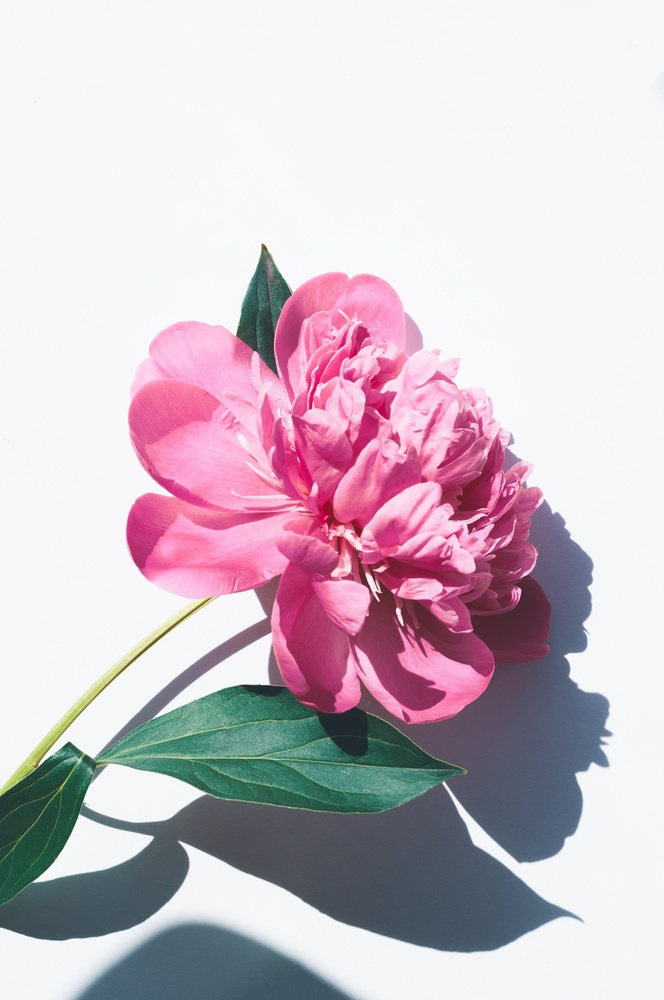
#> input picture Prak8/flower.jpg, 664 x 1000 px, shrunk from 2848 x 4288 before the run
$ python tugas-no7.py
#> lines starting #> are read from the running program, lines starting #| are printed output that depends on the picture
import cv2
import numpy as np
import matplotlib.pyplot as plt

img = cv2.imread("flower.jpg", 0)
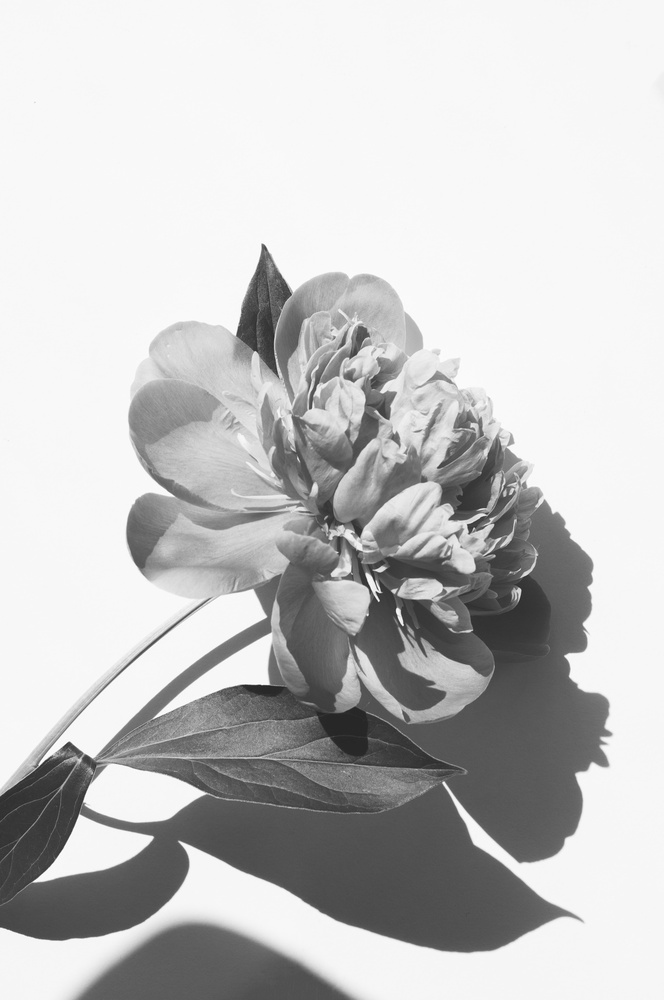
#> img: shape (1000, 664); min 33, max 255, mean 195.9

kernel1 = np.ones([5, 5], np.float32) / 25
img_blur = cv2.filter2D(img, -1, kernel1)

kernel2a = np.array([[1, 0, -1], [2, 0, -2], [1, 0, -1]])
kernel2b = np.transpose(kernel2a)
kernel2 = kernel2a + kernel2b
img_edge = 0.5 * cv2.filter2D(img, -1, kernel2)
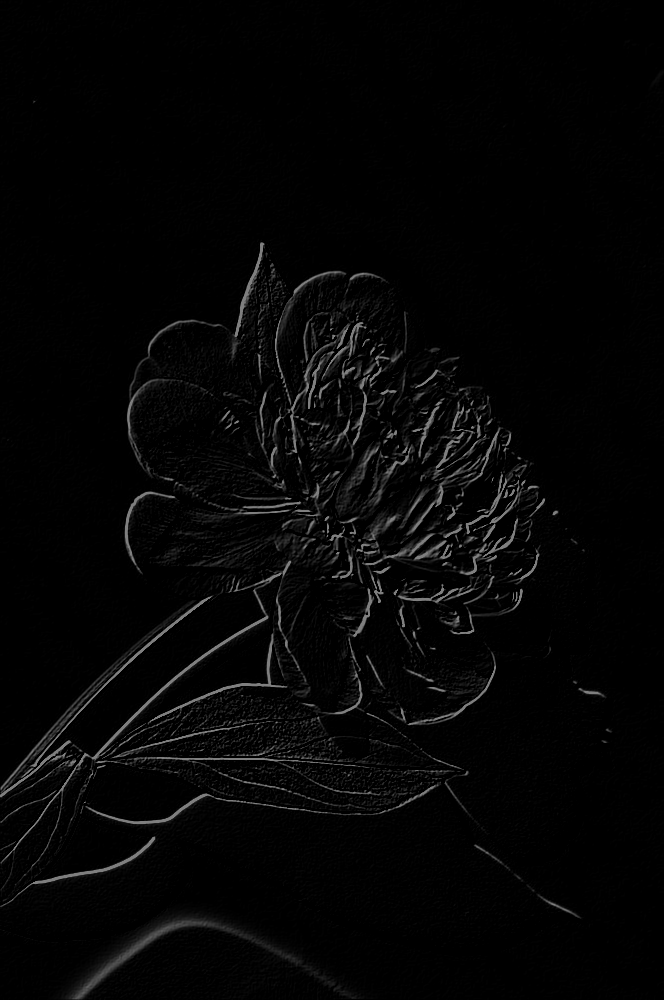
#> img_edge: shape (1000, 664) float64; min 0, max 127.5, mean 5.2
img_edge = np.uint8(img_edge)

img_sharp = cv2.add(img_blur, img_edge)
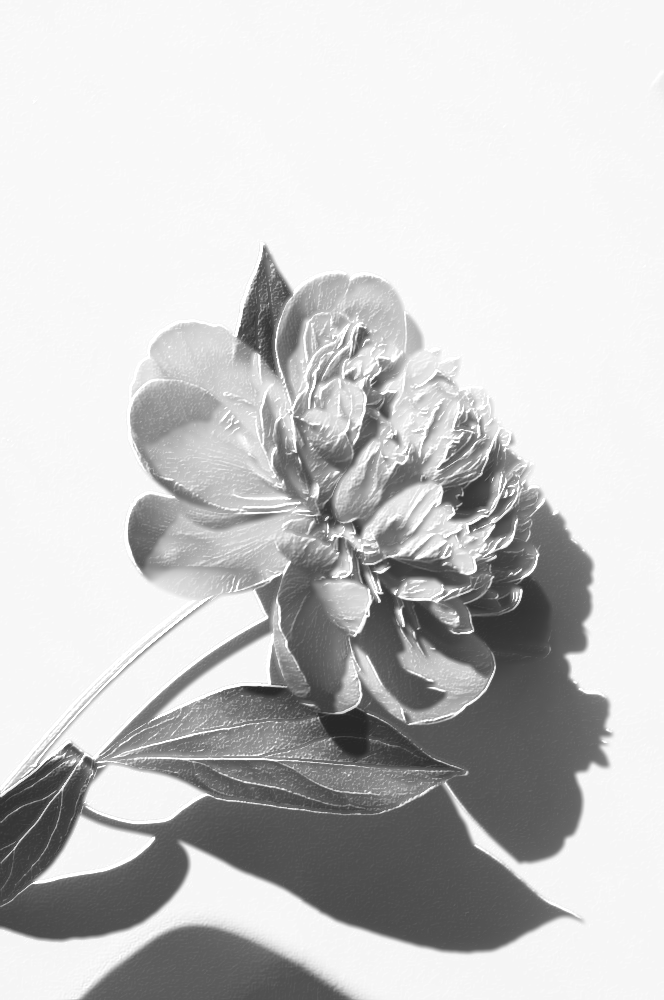
#> img_sharp: shape (1000, 664); min 39, max 255, mean 200.5

img = cv2.cvtColor(img, cv2.COLOR_BGR2RGB)
#> img: shape (1000, 664, 3)
img_sharp = cv2.cvtColor(img_sharp, cv2.COLOR_BGR2RGB)
#> img_sharp: shape (1000, 664, 3)
img_edge = cv2.cvtColor(img_edge, cv2.COLOR_BGR2RGB)
#> img_edge: shape (1000, 664, 3)

images = [img, img_sharp]
titles = ["Original", "Sharp"]

for i in range(2):
    plt.subplot(1, 2, i+1), plt.imshow(images[i])
    plt.axis('off')
    plt.title(titles[i])
plt.show()
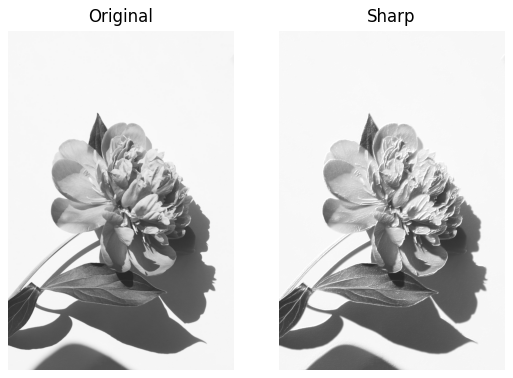
#> figure drawn by matplotlib, 2 panels
